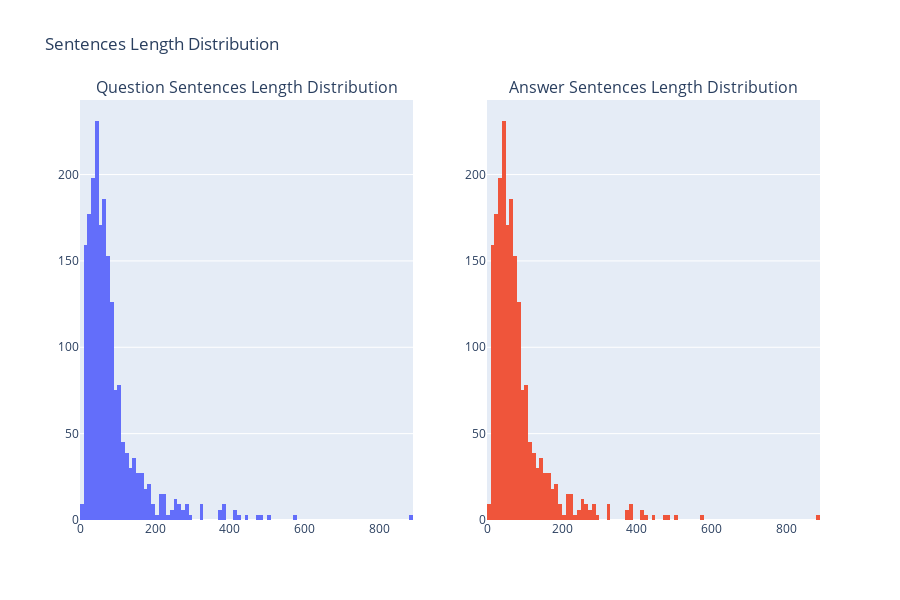

The notebook cell saved with this chart:
### Markdown cell above
# <b>3 <span style='color:#9146ff'>|</span> EDA</b>

### Code cell
fig = make_subplots(rows=1, cols=2, subplot_titles=("Question Sentences Length Distribution", "Answer Sentences Length Distribution"))

fig.add_trace(
    go.Histogram(x=df['src_len'], name='src_len'),
    row=1, col=1
)

fig.add_trace(
    go.Histogram(x=df['trg_len'], name='trg_len'),
    row=1, col=2
)

fig.update_layout(height=600, title_text="Sentences Length Distribution", showlegend=False)
fig.show()

### Figure 1 — Plotly figure (JSON) as saved in the notebook; plotly's stock layout.template omitted (floating-point values rounded to 4 significant figures; data arrays with more than 128 entries replaced by an {"elided": "..."} marker saying what was removed)
{"data": [{"name": "src_len", "type": "histogram", "x": {"elided": "1947 int values"}, "xaxis": "x", "yaxis": "y"}, {"name": "trg_len", "type": "histogram", "x": {"elided": "1947 int values"}, "xaxis": "x2", "yaxis": "y2"}], "layout": {"annotations": [{"font": {"size": 16}, "showarrow": false, "text": "Question Sentences Length Distribution", "x": 0.225, "xanchor": "center", "xref": "paper", "y": 1, "yanchor": "bottom", "yref": "paper"}, {"font": {"size": 16}, "showarrow": false, "text": "Answer Sentences Length Distribution", "x": 0.775, "xanchor": "center", "xref": "paper", "y": 1, "yanchor": "bottom", "yref": "paper"}], "height": 600, "showlegend": false, "title": {"text": "Sentences Length Distribution"}, "xaxis": {"anchor": "y", "domain": [0, 0.45]}, "xaxis2": {"anchor": "y2", "domain": [0.55, 1]}, "yaxis": {"anchor": "x", "domain": [0, 1]}, "yaxis2": {"anchor": "x2", "domain": [0, 1]}}}
